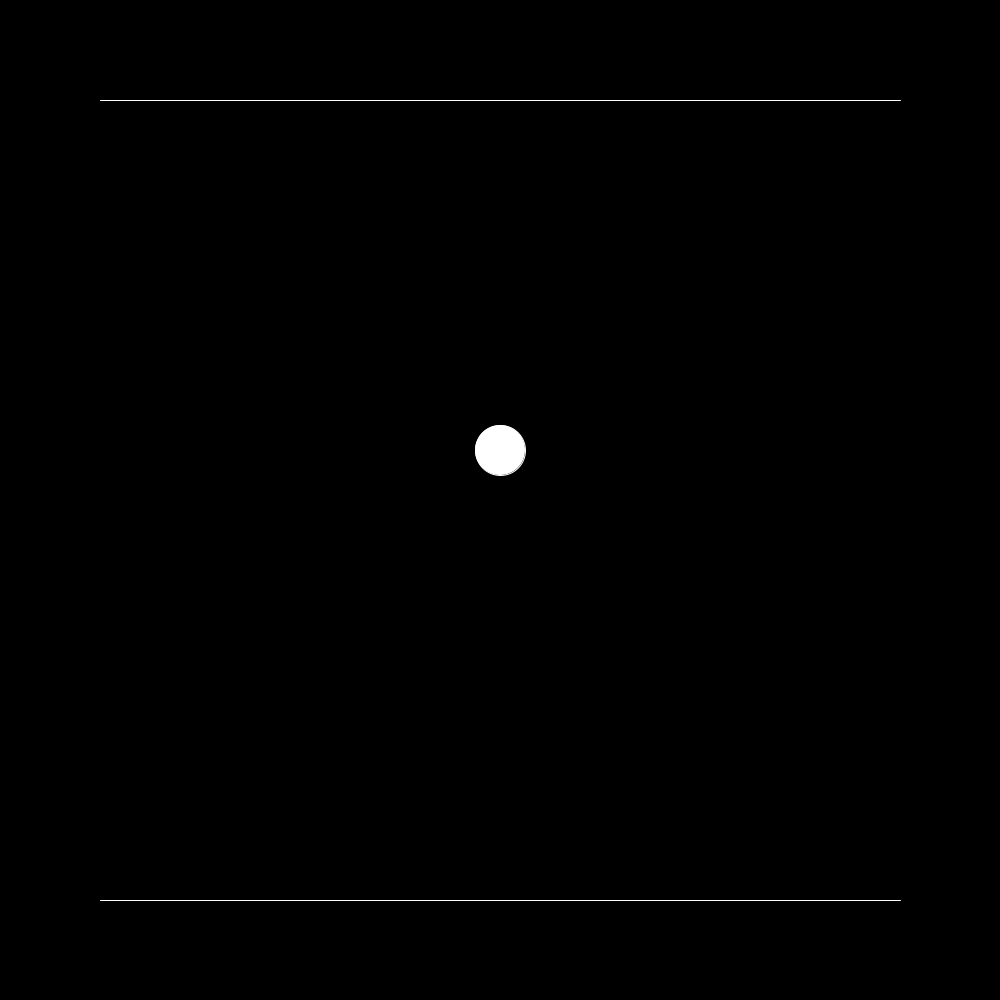
Frame 1 (no input)
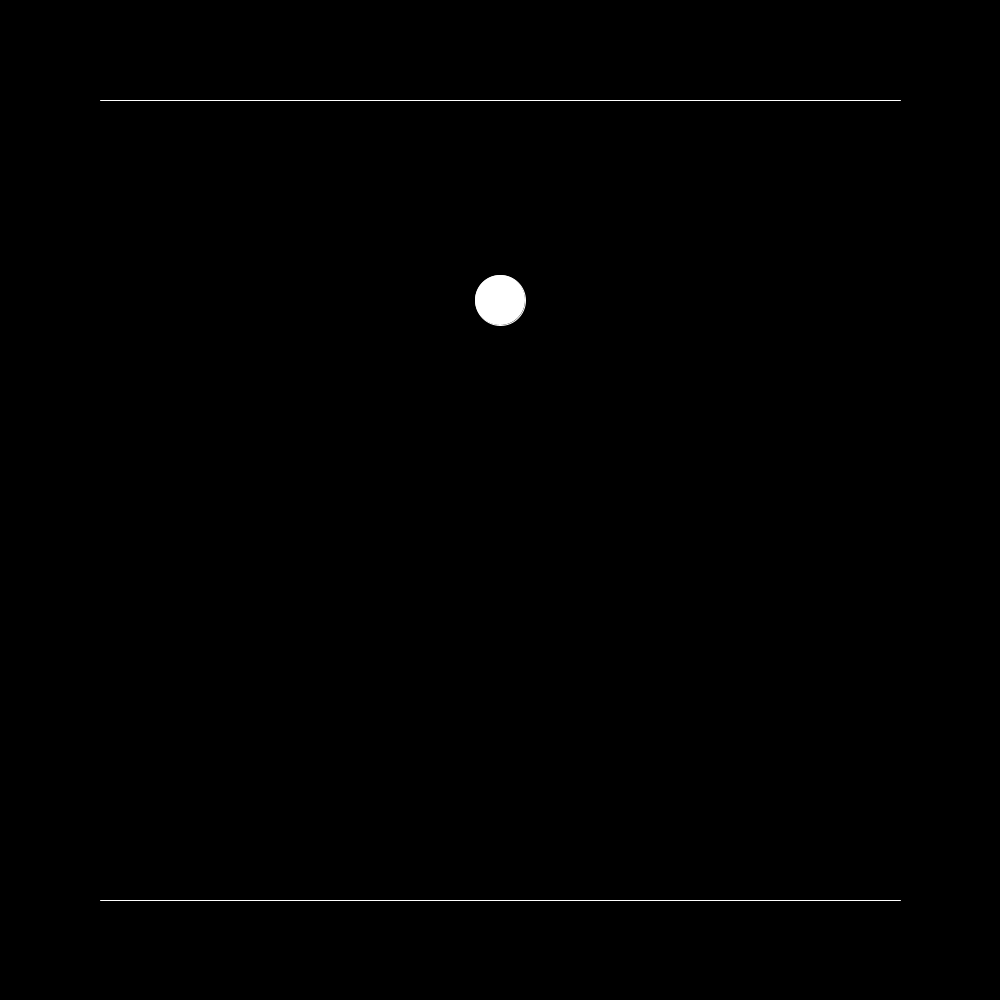
Frame 60 (the mouse pressed at the canvas centre just before this capture)
Frame 120 (the mouse held since frame 60 and released just before this capture): identical to frame 60, image omitted

The Processing sketch that drew these frames (run headless with seeded random() and noise(); from frame 60 on, the mouse is pressed at the canvas centre):

// Processing sketch: BouncingBall
// ── BouncingBall.pde
int ballY = 450;
int topY = 100;
int bottomY = 900;
int sped = 150;
void setup(){
  size(1000,1000);
  background(0,0,0);
  
  
  
}
    void draw(){
      background(0,0,0);
      stroke(255,255,255);
      line(100,topY,900,topY);
      line(100,bottomY,900,bottomY);
      ellipse(500,ballY,50,50);
      ballY = ballY+sped;
      if(dist(500, ballY, 500,bottomY) < 100){
      sped = -sped;
      }
      else if(dist(500, ballY, 500,topY) < 100){
      sped = 150;
      }
    } 
